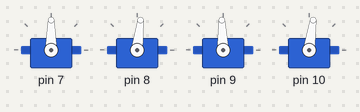
Recording of a sketch running on a simulated Arduino Uno, built with avr-gcc and run on an emulated ATmega328P. On the bench: 4 × servo.

Above: at 4.05 s.
At 4.9 s:
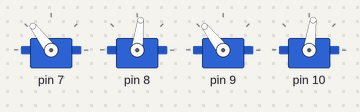
At 5.75 s:
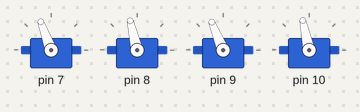
At 7.5 s:
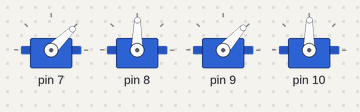
At 9.2 s:
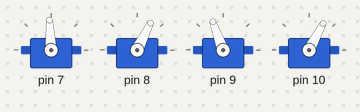
At 10.95 s:
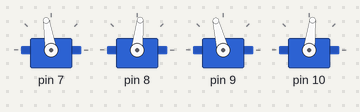
Timing chart, 0 to 13.6 s (numbered marks = the images above):
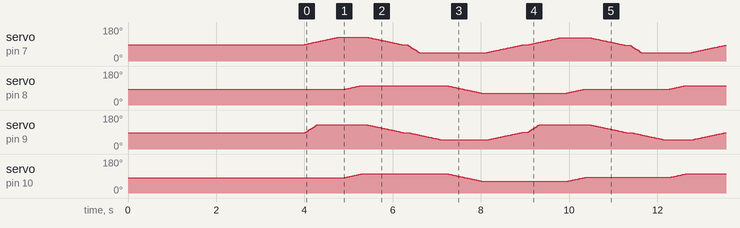

The sketch:

WalkerGen1.ino
```cpp
#include <Servo.h>

//переменные для чтения информации из монитора порта
String strData = "";
boolean recievedFlag;
int intVar;

//параметры сервопривода
const int servos = 4;// количество сервоприводов в механизме

//переменные для углов горизонтальных осей робота
int angleHor = 90;
int devAngHor = 40;
int angMinHor = angleHor - devAngHor;
int angMaxHor = angleHor + devAngHor;

//переменные для вертикальных осей робота
int angleVer = 90;
int devAngVer = 20;
int angMinVer = angleVer - devAngVer;
int angMaxVer = angleVer + devAngVer;

//параметры сервоприводов
// сюда записываем полученные показатели среднего положения сервоприводов
const int servoCenterConst[servos] = {87, 83, 86, 82};
int servoAngle[servos];
Servo servoLegs[servos];
int rate = 10;
int delayTime = 100;
bool debug = true;
char directionFlag = 's';


void DebugPhase(bool debugPhase) {
  if (debugPhase == true) {
    delay(delayTime);
  }
}

//функция для шага вперёд
void SweepVer(char dirSweep) {
  if (dirSweep == 'l') {
    for (angleVer; angleVer < angMaxVer; ++angleVer) {
      for (int j = 1; j < servos; j += 2) {
        ++servoAngle[j];
        servoLegs[j].write(servoAngle[j]);
        delay(rate);
      }
    }
  }
  if (dirSweep == 'r') {
    for (angleVer; angleVer > angMinVer; --angleVer) {
      for (int j = 1; j < servos; j += 2) {
        --servoAngle[j];
        servoLegs[j].write(servoAngle[j]);
        delay(rate);
      }
    }
  }
  DebugPhase(debug);
}

//функция для возвращения в исходное положение
void BalanceVer() {
  if (angleVer > 90) {
    for (angleVer; angleVer >= 90; --angleVer) {
      for (int j = 1; j < servos; j += 2) {
        --servoAngle[j];
        servoLegs[j].write(servoAngle[j]);
        delay(rate);
      }
    }
  }

  else if (angleVer < 90) {
    for (angleVer; angleVer <= 90; ++angleVer) {
      for (int j = 1; j < servos; j += 2) {
        ++servoAngle[j];
        servoLegs[j].write(servoAngle[j]);
        delay(rate);
      }
    }
  }
  DebugPhase(debug);
}


//функция для отклонения вбок
void SweepHor(char dirSweep) {
  if (dirSweep == 'l') {
    for (angleHor; angleHor < angMaxHor; ++angleHor) {
      for (int j = 0; j < servos; j += 2) {
        if (j != 2) {
          ++servoAngle[j];
        }
        else if (servoAngle[j] <= servoCenterConst[j] + devAngHor) {
          servoAngle[j] += 3;
        }
        servoLegs[j].write(servoAngle[j]);
        delay(rate);
      }
    }
  }
  if (dirSweep == 'r') {
    for (angleHor; angleHor > angMinHor; --angleHor) {
      for (int j = 0; j < servos; j += 2) {
        if (j != 0) {
          --servoAngle[j];
        }
        else if (servoAngle[j] >= servoCenterConst[j] - devAngHor) {
          servoAngle[j] -= 3;
        }
        servoLegs[j].write(servoAngle[j]);
        delay(rate);
      }
    }
  }
  DebugPhase(debug);
}

//функция для возвращения в исходное положение
void BalanceHor() {
  if (angleHor > 90) {
    for (angleHor; angleHor >= 90; --angleHor) {
      for (int j = 0; j < servos; j += 2) {
        --servoAngle[j];
        servoLegs[j].write(servoAngle[j]);
        delay(rate);
      }
    }
  }

  else if (angleHor < 90) {
    for (angleHor; angleHor <= 90; ++angleHor) {
      for (int j = 0; j < servos; j += 2) {
        ++servoAngle[j];
        servoLegs[j].write(servoAngle[j]);
        delay(rate);
      }
    }
  }
  DebugPhase(debug);
}

void ForwardSlow(int steps = 1) {
  directionFlag = 'f';
  for (int i = 0; i < steps; ++i) {
    SweepHor('l');
    SweepVer('l');
    BalanceHor();
    SweepHor('r');
    SweepVer('r');
    BalanceHor();
  }
}

void BackwardSlow(int steps = 1) {
  directionFlag = 'b';
  for (int i = 0; i < steps; ++i) {
    SweepHor('r');
    SweepVer('l');
    BalanceHor();
    SweepHor('l');
    SweepVer('r');
    BalanceHor();
  }
}

void StopSlow(){
  if (directionFlag == 'f'){
    SweepHor('l');
    BalanceVer();
    BalanceHor();
  }
    if (directionFlag == 'b'){
    SweepHor('r');
    BalanceVer();
    BalanceHor();
  }
}

void setup() {
  Serial.begin(9600); // включаем монитор порта
  int iter = 0; //счетчик сервоприводов (начинается с нуля)

  //инициализируем сервоприводы
  for (int i = 0; i < servos; ++i) {
    servoAngle[i] = servoCenterConst[i];         //заполняем новый, изменяемый массив для хранения текущего положения сервоприводов
    servoLegs[i].attach(i + 7);                  //инициализируем порты с сервоприводами
    servoLegs[i].write(servoCenterConst[i]);      //выставляем начальное положение сервопривода
    delay(1000);
  }
}


void loop() {
  //итоговая версия основного цикла стала намногоболее удобна для работы и понимания
  ForwardSlow();
  StopSlow();
  BackwardSlow();
  StopSlow();
}
```
